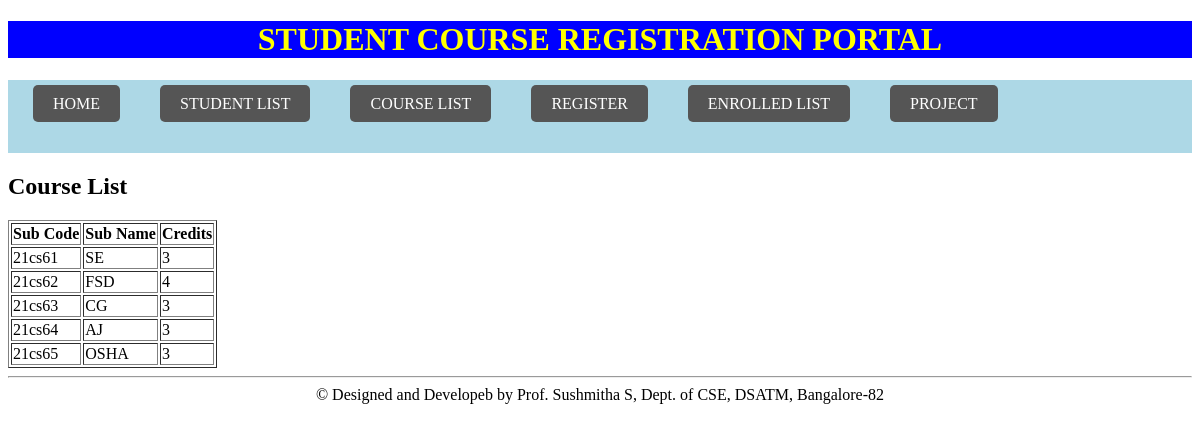
Screenshot of /courselist/ with the database file from the repository.
### student/models.py (models this page shows, shortened)
class course(models.Model):
   courseCode=models.CharField(max_length=10)
   courseName=models.CharField(max_length=50)
   courseCredits=models.IntegerField()

### student/views.py (the view)
# urls.py: path('courselist/',courselist),
def courselist(request):
   c=course.objects.all()
   return render(request,'courselist.html',{'course_list':c})

### student/templates/courselist.html
{% extends 'basicTemplate.html' %} {% block title %} Course List {% endblock %}
{% block content%}
<h1> Course List</h1>
<table border="1">
<tr>
<th>
Sub Code
</th>
<th>
Sub Name
</th>
<th>
Credits
</th>
</tr>
{% for c in course_list %}
<tr>
<td>{{c.courseCode}}</td>
<td>{{c.courseName}}</td>
<td>{{c.courseCredits}}</td>
</tr>
{% endfor %}
</table>
{% endblock %}

### rows the page displays
course: courseCode "21cs61", courseName "SE", courseCredits "3"
course: courseCode "21cs62", courseName "FSD", courseCredits "4"
course: courseCode "21cs63", courseName "CG", courseCredits "3"
course: courseCode "21cs64", courseName "AJ", courseCredits "3"
course: courseCode "21cs65", courseName "OSHA", courseCredits "3"
